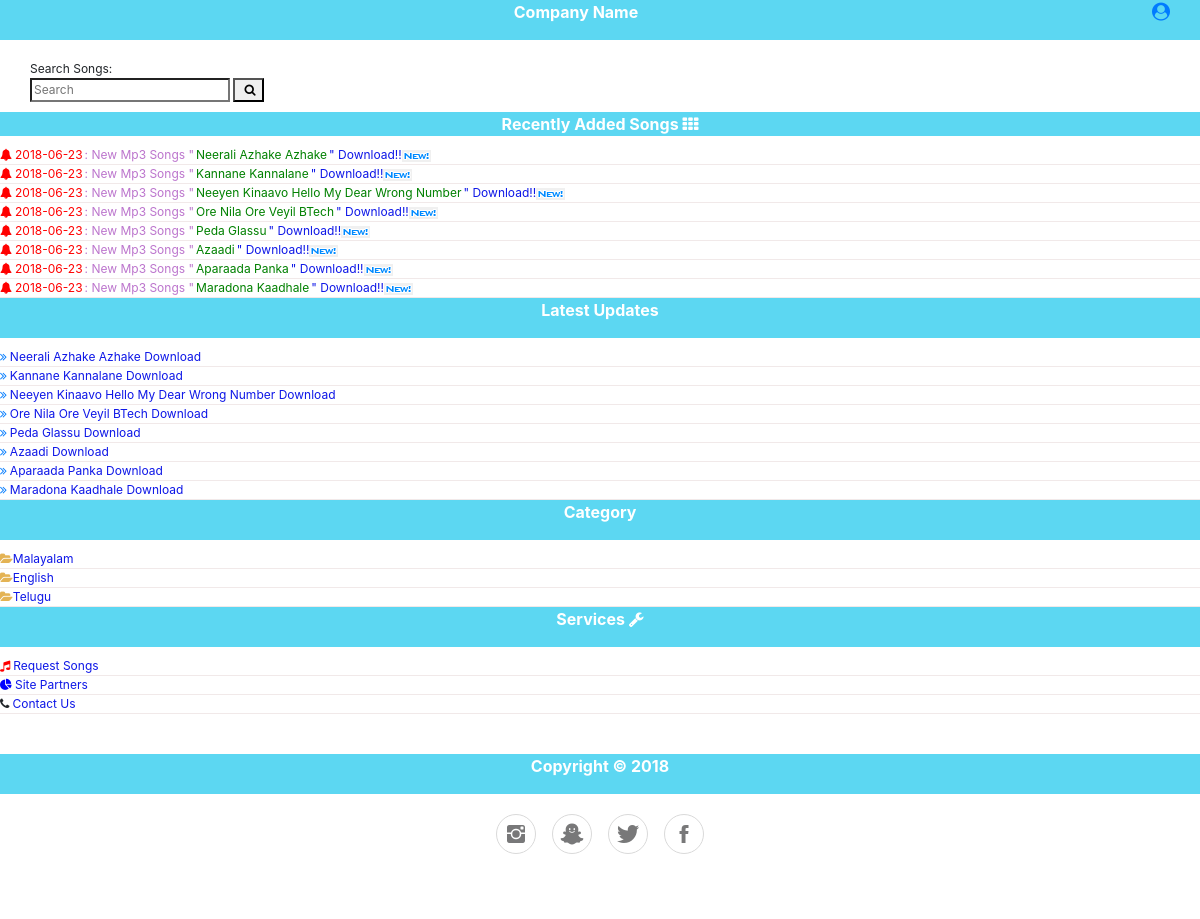
The page / on the database its author committed.
### tables this page shows
CREATE TABLE IF NOT EXISTS `songs` (
  `id` int(10) unsigned NOT NULL AUTO_INCREMENT,
  `song_title` varchar(45) NOT NULL,
  `album` varchar(45) DEFAULT 'Latest',
  `category` varchar(45),
  `url` varchar(80) NOT NULL,  
  `size` varchar(20),
  `added_on` varchar(30),
  PRIMARY KEY (`id`,`song_title`)
);

CREATE TABLE IF NOT EXISTS `categories` (
  `id` int(10) unsigned NOT NULL AUTO_INCREMENT,
  `category` varchar(45) NOT NULL,
  `count` varchar(45) NOT NULL DEFAULT 0,
  PRIMARY KEY (`id`,`category`)
);

### index.php (the view, shortened to what this page needs)
<?php include("header.php") ?>
        <div id="search-box" style="margin-top:10px;font-size:12px;padding-left:30px;"><span>Search Songs:&nbsp;</span>
            <form method="post" action="search.php">
            <input type="search" name="search" placeholder="Search" />
            <button type="submit"><i class="fa fa-search" id="search-icon" style="margin-left:3px;"></i></button>
        </form>
        </div>
    </section>
    <section id="recent-updates">
        <div id="recent-title" style="background-color:#5cd7f2;"><span class="title" style="color:rgb(255,255,255);"><strong>Recently Added Songs&nbsp;</strong><i class="fa fa-th"></i></span></div>
        <div>
            <?php
                $query="SELECT * FROM `songs`";
                $result=$mysqli->query($query);
                while($rec=$result->fetch_array()){
            ?>
            <div class="body-components"><a href="single.php?song_title=<?php echo $rec['song_title'];?>"><span class="icon-body"><i class="fa fa-bell"></i></span><span class="date-span"><?php echo $rec['added_on'];?></span><span class="filler-text">: New Mp3 Songs "</span><span class="song-title"><?php echo $rec['song_title'];?></span><span class="download-text">" Download!!<img src="assets/img/400838665_d301dd140d.gif"></span></a>
            </div>
            <?php
                }
            ?>
    </section>
    <section id="latest-updates">
        <div id="company" style="background-color:#5cd7f2;margin-bottom:10px;"><span class="title" style="color:rgb(255,255,255);"><strong>Latest Updates</strong></span></div>
        <?php
            $query1="SELECT * FROM `songs` ORDER BY `added_on` asc";
            $result1=$mysqli->query($query1);
            while($rec1=$result1->fetch_array())
            {
        ?>
        <div class="body-components"><a href="single.php?song_title=<?php echo $rec1['song_title'];?>"><i class="fa fa-angle-double-right" style="padding-right:3px;"></i><span class="download-text"><?php echo $rec1['song_title'];?> Download</span></a></div>
        <?php
            }
        ?>
    </section>
    <section id="category">
        <div id="company" style="background-color:#5cd7f2;margin-bottom:10px;"><span class="title" style="color:rgb(255,255,255);"><strong>Category</strong></span></div>
        <?php
            $query2="SELECT * FROM `categories`";
            $result2=$mysqli->query($query2);
            while($rec2=$result2->fetch_array())
            {
        ?>
        <a href="category.php?category=<?php echo $rec2['category'];?>"><div class="body-components"><span><i class="fa fa-folder-open"></i></span><span class="download-text"><?php echo $rec2['category'];?></span></div></a>
        <?php
            }
        ?>
    </section>
    <section id="services">
        <div id="company" style="background-color:#5cd7f2;margin-bottom:10px;"><span class="title" style="color:rgb(255,255,255);"><strong>Services&nbsp;</strong><i class="fa fa-wrench"></i></span></div>
        <div class="body-components"><span><i class="fa fa-music" style="color:red;padding-right:3px;"></i></span><span class="download-text">Request Songs</span></div>
        <div class="body-components"><span><i class="fa fa-pie-chart" style="padding-right:3px;color:blue;"></i></span><span class="download-text">Site Partners</span></div>
        <div class="body-components"><span><i class="fa fa-phone" style="padding-right:3px;"></i></span><span class="download-text">Contact Us</span></div>
    </section>
    <div class="footer-basic">
        <footer>
            <div id="company" style="background-color:#5cd7f2;"><span class="title" style="color:rgb(255,255,255);"><strong>Copyright © 2018</strong></span></div>
            <div class="social"><a href="#"><i class="icon ion-social-instagram"></i></a><a href="#"><i class="icon ion-social-snapchat"></i></a><a href="#"><i class="icon ion-social-twitter"></i></a><a href="#"><i class="icon ion-social-facebook"></i></a></div>
        </footer>
    </div>
</body>
</html>

### rows shown on the page
songs: added_on "2018-06-23", song_title "Neerali Azhake Azhake"
songs: added_on "2018-06-23", song_title "Kannane Kannalane"
songs: added_on "2018-06-23", song_title "Neeyen Kinaavo Hello My Dear Wrong Number"
songs: added_on "2018-06-23", song_title "Ore Nila Ore Veyil BTech"
songs: added_on "2018-06-23", song_title "Peda Glassu"
songs: added_on "2018-06-23", song_title "Azaadi"
songs: added_on "2018-06-23", song_title "Aparaada Panka"
songs: added_on "2018-06-23", song_title "Maradona Kaadhale"
categories: category "Malayalam"
categories: category "English"
categories: category "Telugu"
